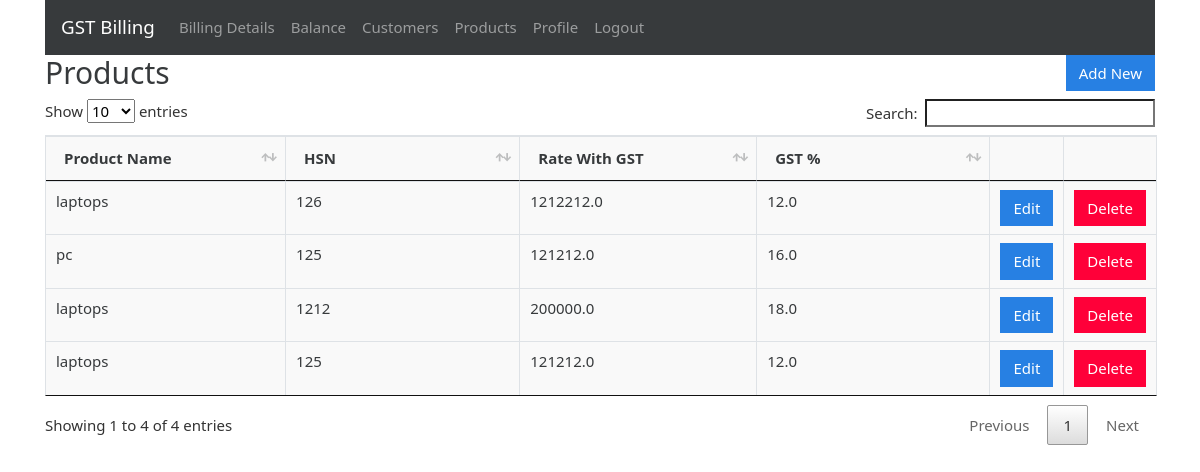
The page /products (signed in) on the database its author committed.
### gstbillingapp/models.py (models this page shows, shortened)
class Product(models.Model):
    user = models.ForeignKey(User, null=True, blank=True, on_delete=models.SET_NULL)
    product_name = models.CharField(max_length=200)
    product_hsn = models.CharField(max_length=50, null=True, blank=True)
    product_unit = models.CharField(max_length=50)
    product_gst_percentage = models.FloatField()
    product_rate_with_gst = models.FloatField()

### gstbillingapp/views.py (the view)
# urls.py: path('products', views.products, name='products'),
@login_required
def products(request):
    context = {}
    context['products'] = Product.objects.filter(user=request.user)
    return render(request, 'gstbillingapp/products.html', context)

### gstbillingapp/templates/gstbillingapp/products.html (shortened to what this page needs)
{% extends "gstbillingapp/base.html" %}
{% load static %}
{% block content %}
		<div class="row">
			<div class="col">
				<h2>Products</h2>
			</div>
			<div class="col">
				<a href="{% url 'product_add' %}" id="add_product_btn"><button type="button" class="btn btn-primary">Add New</button></a>
			</div>
		</div>
		<table class="table table-bordered" id="product-table">
			<thead>
				<tr>
					<th>Product Name</th>
					<th>HSN</th>
					<th>Rate With GST</th>
					<th>GST %</th>
					<th></th>
					<th></th>
				</tr>
			</thead>
			<tbody class="two-col-form">
				{% for product in products %}
				<tr>
	 				<td>{{product.product_name}}</td>
	 				<td>{{product.product_hsn}}</td>
	 				<td>{{product.product_rate_with_gst}}</td>
	 				<td>{{product.product_gst_percentage}}</td>
	 				<td><a href="{% url 'product_edit' product.id %}"><button type="button" class="btn btn-primary">Edit</button></a></td>
	 				<td><button type="button" class="btn btn-danger" data-toggle="modal" data-target="#productDeleteModal" data-product-id="{{product.id}}" data-product-name="{{product.product_name}}">Delete</button></td>
				</tr>
				{% endfor %}
			</tbody>
		</table>
{% endblock %}

### gstbillingapp/static/gstbillingapp/main.css (style rules this page uses)
.table-bordered td, .table-bordered th { padding: 0.25em; }
.table-bordered tbody td, .table-bordered tbody th, .table-bordered thead th, .table-bordered thead td { background: #f9f9f9; }
.two-col-form td, .two-col-form th { width: 25%; }
#add_customer_btn, #add_product_btn { float: right; }

### rows shown on the page
Product: product_name "laptops", product_hsn "126", product_rate_with_gst "1212212.0", product_gst_percentage "12.0"
Product: product_name "pc", product_hsn "125", product_rate_with_gst "121212.0", product_gst_percentage "16.0"
Product: product_name "laptops", product_hsn "1212", product_rate_with_gst "200000.0", product_gst_percentage "18.0"
Product: product_name "laptops", product_hsn "125", product_rate_with_gst "121212.0", product_gst_percentage "12.0"
